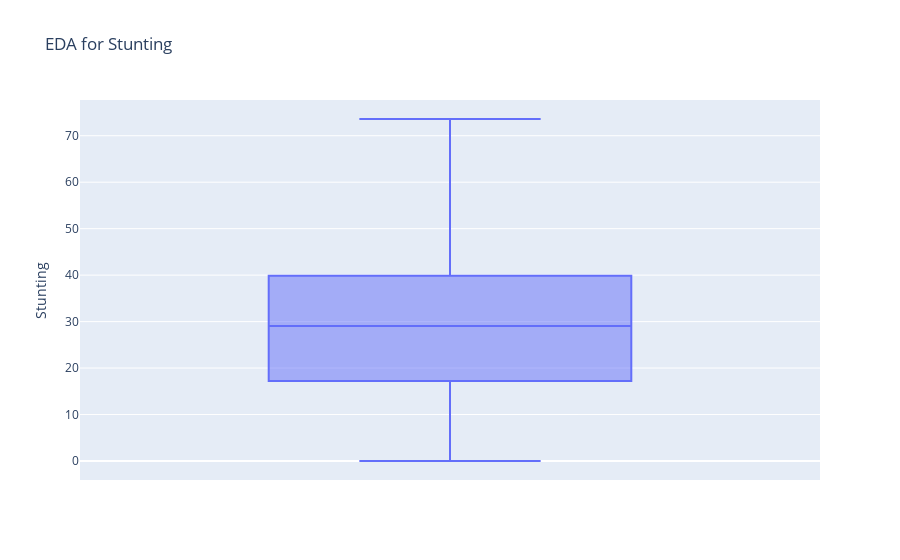

This figure's notebook cell:
### Code cell
fig4= px.box(data, y=data['Stunting'] ,title="EDA for Stunting")
fig4.show()

### Figure 1 — Plotly figure (JSON) as saved in the notebook; plotly's stock layout.template omitted (floating-point values rounded to 4 significant figures; data arrays with more than 128 entries replaced by an {"elided": "..."} marker saying what was removed)
{"data": [{"alignmentgroup": "True", "hovertemplate": "Stunting=%{y}<extra></extra>", "legendgroup": "", "marker": {"color": "#636efa"}, "name": "", "notched": false, "offsetgroup": "", "orientation": "v", "showlegend": false, "type": "box", "x0": " ", "xaxis": "x", "y": {"elided": "924 float values"}, "y0": " ", "yaxis": "y"}], "layout": {"boxmode": "group", "legend": {"tracegroupgap": 0}, "title": {"text": "EDA for Stunting"}, "xaxis": {"anchor": "y", "domain": [0, 1]}, "yaxis": {"anchor": "x", "domain": [0, 1], "title": {"text": "Stunting"}}}}
